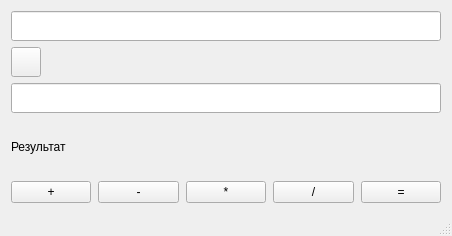
<?xml version="1.0" encoding="UTF-8"?>
<ui version="4.0">
 <class>MainWindow</class>
 <widget class="QMainWindow" name="MainWindow">
  <property name="geometry">
   <rect>
    <x>0</x>
    <y>0</y>
    <width>452</width>
    <height>236</height>
   </rect>
  </property>
  <property name="maximumSize">
   <size>
    <width>452</width>
    <height>236</height>
   </size>
  </property>
  <widget class="QWidget" name="centralWidget">
   <layout class="QVBoxLayout" name="verticalLayout">
    <item>
     <widget class="QLineEdit" name="lineEditNum1">
      <property name="maximumSize">
       <size>
        <width>16777215</width>
        <height>30</height>
       </size>
      </property>
     </widget>
    </item>
    <item>
     <widget class="QPushButton" name="operationButton">
      <property name="maximumSize">
       <size>
        <width>30</width>
        <height>30</height>
       </size>
      </property>
      <property name="iconSize">
       <size>
        <width>20</width>
        <height>20</height>
       </size>
      </property>
     </widget>
    </item>
    <item>
     <widget class="QLineEdit" name="lineEditNum2">
      <property name="maximumSize">
       <size>
        <width>16777215</width>
        <height>30</height>
       </size>
      </property>
     </widget>
    </item>
    <item>
     <widget class="QLabel" name="resultLabel">
      <property name="text">
       <string>Результат</string>
      </property>
     </widget>
    </item>
    <item>
     <layout class="QHBoxLayout" name="horizontalLayout" stretch="0,0,0,0,0">
      <property name="spacing">
       <number>7</number>
      </property>
      <property name="sizeConstraint">
       <enum>QLayout::SetMaximumSize</enum>
      </property>
      <property name="rightMargin">
       <number>0</number>
      </property>
      <item>
       <widget class="QPushButton" name="addButton">
        <property name="maximumSize">
         <size>
          <width>16777215</width>
          <height>16777215</height>
         </size>
        </property>
        <property name="text">
         <string>+</string>
        </property>
       </widget>
      </item>
      <item>
       <widget class="QPushButton" name="subtractButton">
        <property name="text">
         <string>-</string>
        </property>
       </widget>
      </item>
      <item>
       <widget class="QPushButton" name="multiplyButton">
        <property name="text">
         <string>*</string>
        </property>
       </widget>
      </item>
      <item>
       <widget class="QPushButton" name="divideButton">
        <property name="text">
         <string>/</string>
        </property>
       </widget>
      </item>
      <item>
       <widget class="QPushButton" name="calculateButton">
        <property name="text">
         <string>=</string>
        </property>
       </widget>
      </item>
     </layout>
    </item>
   </layout>
  </widget>
  <widget class="QStatusBar" name="statusBar"/>
 </widget>
 <layoutdefault spacing="6" margin="11"/>
 <resources/>
 <connections/>
</ui>
